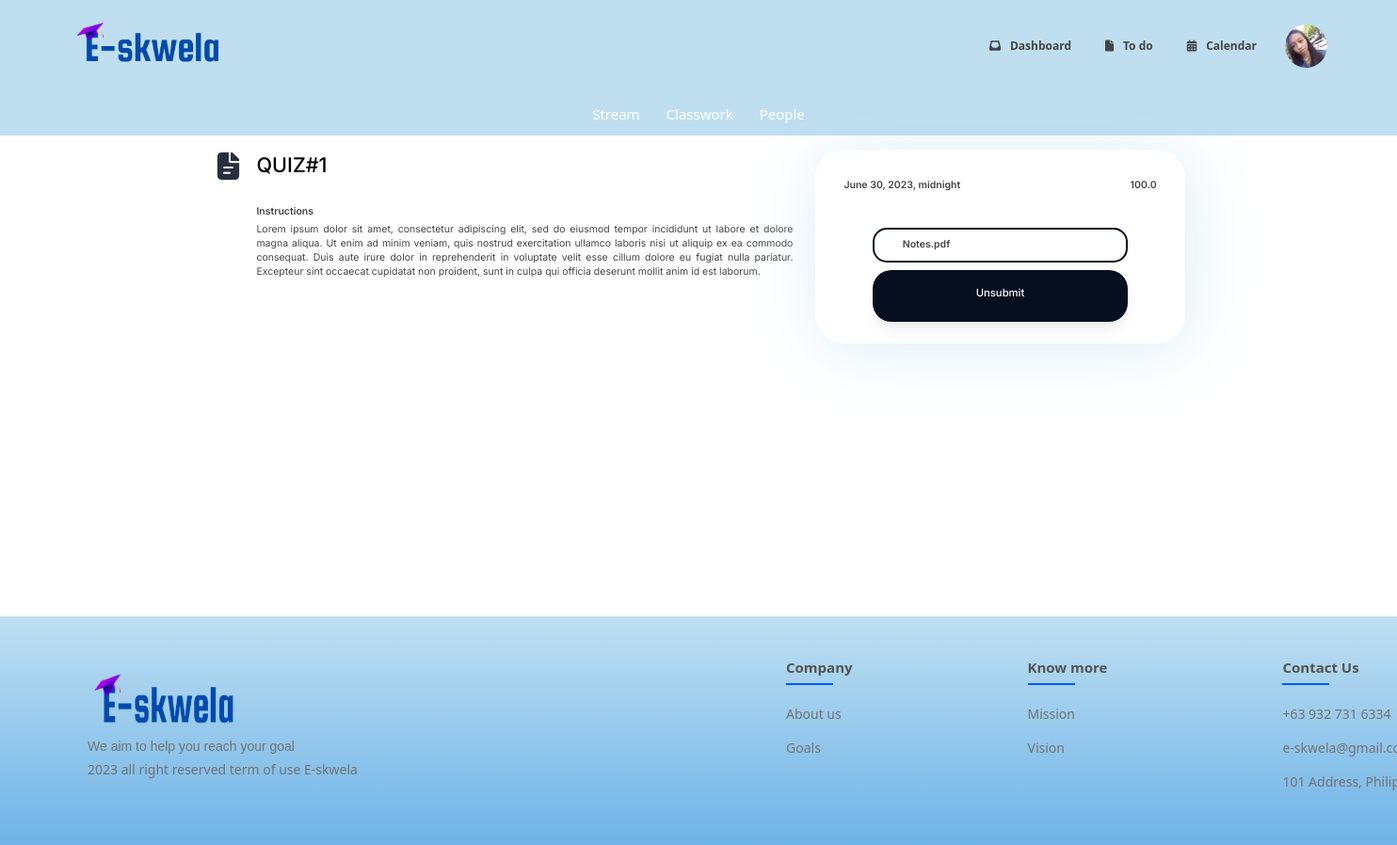
The app's page /submission/14/32 (signed in) with its own data.
### educ_web/models.py (models this page shows, shortened)
class User(AbstractUser):
    first_name = models.CharField(max_length=20, blank=True)
    last_name = models.CharField(max_length=20, blank=True)
    profile_picture = models.ImageField(upload_to="users/", null=True, blank=True)

class Task(models.Model):
    CATEGORY = [
        ('ASSIGNMENT', 'Assignment'),
        ('QUIZ', 'Quiz'),
        ('MATERIAL', 'Material'),
    ]
    type = models.CharField(max_length=20, choices=CATEGORY)
    title = models.CharField(max_length=64)
    instruction = models.TextField()
    score = models.FloatField(null=True, blank=True)
    due_date_time = models.DateTimeField(null=True, blank=True)
    date_time = models.DateTimeField(auto_now_add=True, editable=False, null=True)
    course = models.ForeignKey(Course, related_name="task", null=True, on_delete=models.CASCADE)

class Submission(models.Model):
    student_name = models.ForeignKey(User, related_name="submission", on_delete=models.CASCADE)
    course = models.ForeignKey(Course, related_name="submission", on_delete=models.CASCADE)
    task = models.ForeignKey(Task, related_name="submission", on_delete=models.CASCADE)
    submission_date = models.DateTimeField(auto_now_add=True, editable=False)
    submission_status = models.BooleanField(default=False)
    attached_file = models.FileField(upload_to=f"submission/{course.name}", blank=True)
    student_grade = models.FloatField(blank=True, null=True)
    def filename(self):
        return os.path.basename(self.attached_file.name)

### educ_web/views.py (the view)
# urls.py: path("submission/<int:course_id>/<int:task_id>", views.submission , name="submission"),
def submission(request, course_id, task_id):
    course = Course.objects.get(pk=course_id)
    task = course.task.get(pk=task_id)
    try:
        submission = Submission.objects.get(student_name=request.user, task=task.id)
        return render(request, 'main/S_submission/S_submission.html', {
            "course": course,
            "user": request.user,
            "task": task,
            "submission": submission,
        })
    except:
        return render(request, 'main/S_submission/S_submission.html', {
            "course": course,
            "user": request.user,
            "task": task,
        })

### educ_web/templates/main/S_submission/S_submission.html (shortened to what this page needs)
{%  extends 'main/S_home/S_home.html' %}
{% load static %}
{% block script %}
    <link href="{% static 'S_submission/S_submission.css' %}" rel="stylesheet">
{% endblock %}
{% block body %}
    <div class="course-navbar-temp">
        <a href="{% url 'student_stream' course_id=course.id %}">Stream</a>
        <a href="{% url 'student_classwork' course_id=course.id %}">Classwork</a>
        <a href="{% url 'student_people' course_id=course.id %}">People</a>
    </div>
    <main>
        <div class="body-internal-container">
            <div class="act-logo-container">
                <div class="act-logo">
                    <img src="{% static '/images/File Doc.png' %}" id="file-doc-logo" alt="Dark File Document Logo" width="35" height="35">
                </div>
            </div>
            <div class="main-instruct-container">
                <div class="act-name-context" id="act-name-context">
                    {{ task.title | upper }}
                </div>
                <div class="instruct-details-container">
                    <span class="instruct-title-context">
                        Instructions
                    </span>
                    <div class="instruct-details-context">
                        {{ task.instruction }}
                    </div>
                </div>
            </div>
            <div class="submission-bin-container" id="submission-bin-container">
                <div class="due-pts-container">
                    <div class="due-date-time-context">
                        {{ task.due_date_time }}
                    </div>
                    <div class="pts-context">
                        {{ task.score }}
                    </div>
                </div>
                {% if submission %}
                    <div class="uploaded-file-container">
                        <span class="file-name-context">
                            {{ submission.filename }}
                        </span>
                    </div>
                    <form id="unsubmit-attach-file" action="{% url 'del_attachment' course_id=course.id task_id=task.id %}" method="POST" enctype="multipart/form-data">
                        <input class="unsubmit-container" type="submit" form="unsubmit-attach-file" value="Unsubmit">
                    </form>
                {% endif %}
            </div>
        </div>
    </main>
{% endblock %}

### educ_web/templates/main/S_home/S_home.html (shortened to what this page needs)
{% extends 'layout.html' %}
{% load static %}
{% block navbar %}
    <div class="nav-bar">
        <nav class="navbar navbar-expand-lg"
            style="background-color: #BFDFF1; padding: 15px;">
            <div class="container-fluid">
                <a class="navbar-brand" href="{% url 'home' %}">
                    <img src="{% static '/images/logo.png' %}" alt="logo" height="60" width="170" style="margin-left: 50px;">
                </a>
                <div class="collapse navbar-collapse" id="navbarSupportedContent">
                    <ul class="navbar-nav ms-auto mb-2 mb-lg-0" style="margin-right: 10px;">
                        <li class="nav-item">
                            <a class="nav-link" href="{% url 'home' %}" style="padding-right: 20px;"><i class="fa-solid fa-inbox"
                                    style="padding: 10px;"></i>Dashboard</a>
                        </li>
                        <li class="nav-item">
                            <a class="nav-link" href="{% url 'todo' %}" style="padding-right: 20px;"><i class="fa-solid fa-file"
                                    style="padding: 10px;"></i>To do</a>
                        </li>
                        <li class="nav-item">
                            <a id="user-id-calendar" class="nav-link {{ user.id }}" href="{% url 'calendar' %}" style="padding-right: 20px;"><i
                                    class="fa-solid fa-calendar-days" style="padding: 10px;"></i>Calendar</a>
                        </li>
                    </ul>
                    {% if user_profile %}
                        <img src="{{ user_profile }}" class="user-pic" onclick="toggleMenu()">
                    {% elif user.profile_picture %}
                        <img src="{{ user.profile_picture.url }}" class="user-pic" onclick="toggleMenu()">
                    {% else %}
                        <img src="{% static 'images/user-person.png' %}" class="user-pic" onclick="toggleMenu()">
                    {% endif %}
                </div>
            </div>
        </nav>
    </div>
{% endblock %}

### educ_web/static/navbar/navbar.css (style rules this page uses)
.nav-link { font-weight: bold; color: #454545; }
.user-pic { width: 45px; border-radius: 50%; cursor: pointer; margin-right: 50px; }

### educ_web/static/footer/footer.css (style rules this page uses)
* { margin: 0; padding: 0; box-sizing: border-box; }
:root { --main-bg-color: #bfdff1; --main-font-color: #3443cf; --border-color: #1e1e1e; --button-disabled: #7d9dba; --table-border: 1vw; --blue: #0057FE; --lightblue: #BFDFF1; --white: #ffffffff; --gray: #454545; --lightgray: #877F7F; }
html { transition: all 200ms ease-in 0ms; font-size: 12px; }
html, body { margin: 0px; }
ul { list-style: none; padding-left: 0 !important; }

### educ_web/static/S_submission/S_submission.css (style rules this page uses)
* { margin: 0; }
.course-navbar-temp { float: center; text-align: center; padding: 1rem 1.5rem; text-decoration: none; font-size: 1.25rem; text-align: center; background-color: #bfdff1; }
.course-navbar-temp > a { margin: 0 1rem; text-decoration: none; color: #FFFFFF; }
.body-internal-container { display: flex; justify-content: center; padding: 1.25rem 1.5rem 1.5rem 1.5rem; height: 100%; }
.act-logo-container { margin-right: 1rem; }
.main-instruct-container { display: flex; flex: 1 1 auto; flex-direction: column; max-width: 47.5rem; min-width: 0; }
.act-name-context { font-family: 'Inter', sans-serif; font-style: normal; font-size: 1.8em; font-weight: 500; color: #000000; display: flex; justify-content: space-between; }
.instruct-details-container { margin-top: 2.125rem; }
.instruct-title-context { font-family: 'Inter', sans-serif; font-style: normal; font-weight: 600; font-size: 0.875rem; line-height: 1.25rem; color: #454545; }
.instruct-details-context { font-family: 'Inter', sans-serif; font-style: normal; font-weight: 400; font-size: 0.875rem; line-height: 1.25rem; text-align: justify; color: #454545; padding-top: 0.35rem; }
.submission-bin-container { flex: 0 0 auto; margin-left: 2rem; max-width: 32.68rem; width: 32.68rem; padding-bottom: 1.25rem; background: #FFFFFF; box-shadow: 4px 4px 70px 5px rgba(191, 223, 241, 0.47); border-radius: 30px; }
.due-pts-container { display: flex; justify-content: space-between; padding: 2.5rem; }
.due-date-time-context { font-family: 'Inter', sans-serif; font-style: normal; font-weight: 600; font-size: 0.875rem; line-height: 1.25rem; color: #454545; }
.pts-context { font-family: 'Inter', sans-serif; font-style: normal; font-weight: 600; font-size: 0.875rem; line-height: 1.25rem; color: #454545; }
input { display: none; }
.unsubmit-container { background: #050F20; color: #FFFFFF; padding: 1.5rem 1.5rem 2rem; width: 22.625rem; box-shadow: 0px 12px 16px -4px rgba(16, 24, 40, 0.08), 0px 4px 6px -2px rgba(16, 24, 40, 0.03); border-radius: 20px; border: 0; cursor: pointer; display: block; margin: 0.625rem auto; font-family: 'Inter', sans-serif; font-style: normal; font-weight: 500; font-size: 0.9375rem; line-height: 1.125rem; text-align: center; }
.uploaded-file-container { width: 22.625rem; height: 3.125rem; background: #FFFFFF; border: 2px solid #050F20; border-radius: 1.25rem; margin: 0.625rem auto; padding-left: 1.25rem; padding-right: 1.25rem; font-family: 'Inter', sans-serif; font-style: normal; font-weight: 600; font-size: 0.875rem; line-height: 1.063rem; display: flex; align-items: center; text-align: center; color: #454545; }
.file-name-context { text-overflow: ellipsis; white-space: nowrap; overflow: hidden; }

### records on screen
User: profile_picture (picture)
Task: title "QUIZ#1", instruction "Lorem ipsum dolor sit amet, consectetur adipiscing elit, sed do eiusmod tempor incididunt ut labore et dolore magna aliqua. Ut enim ad minim veniam, quis nostrud exercitation ullamco laboris nisi ut aliquip ex ea commodo consequat. Duis aute irure dolor in reprehenderit in voluptate velit esse cillum dolore eu fugiat nulla pariatur. Excepteur sint occaecat cupidatat non proident, sunt in culpa qui officia deserunt mollit anim id est laborum.", due_date_time "June 30, 2023, midnight", score "100.0"
Submission: filename "Notes.pdf"
